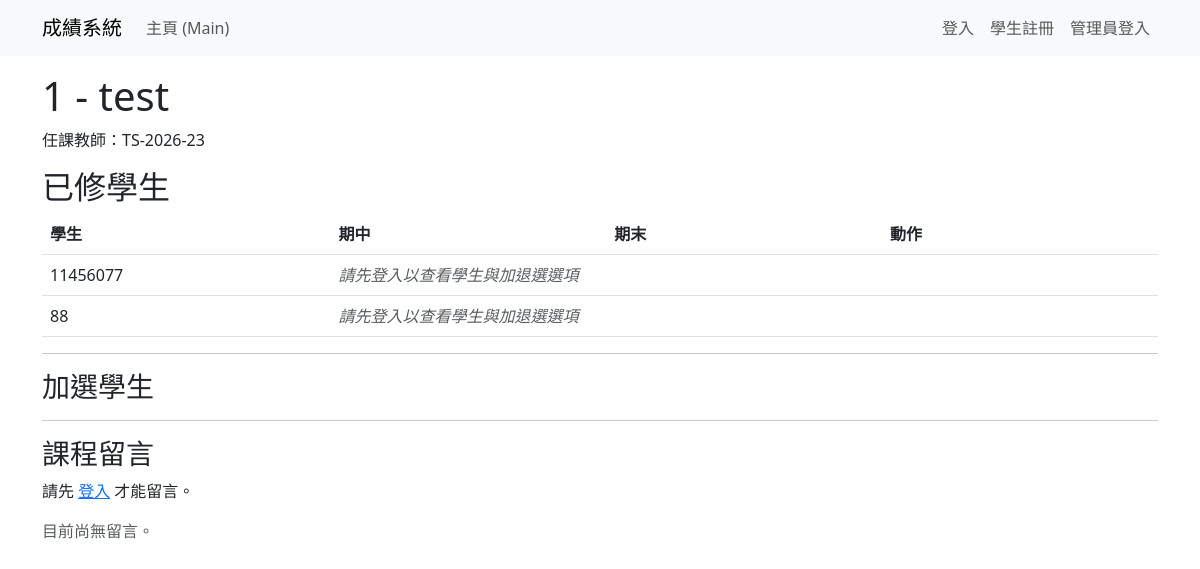
The page /course/9/ on the database as committed earlier.
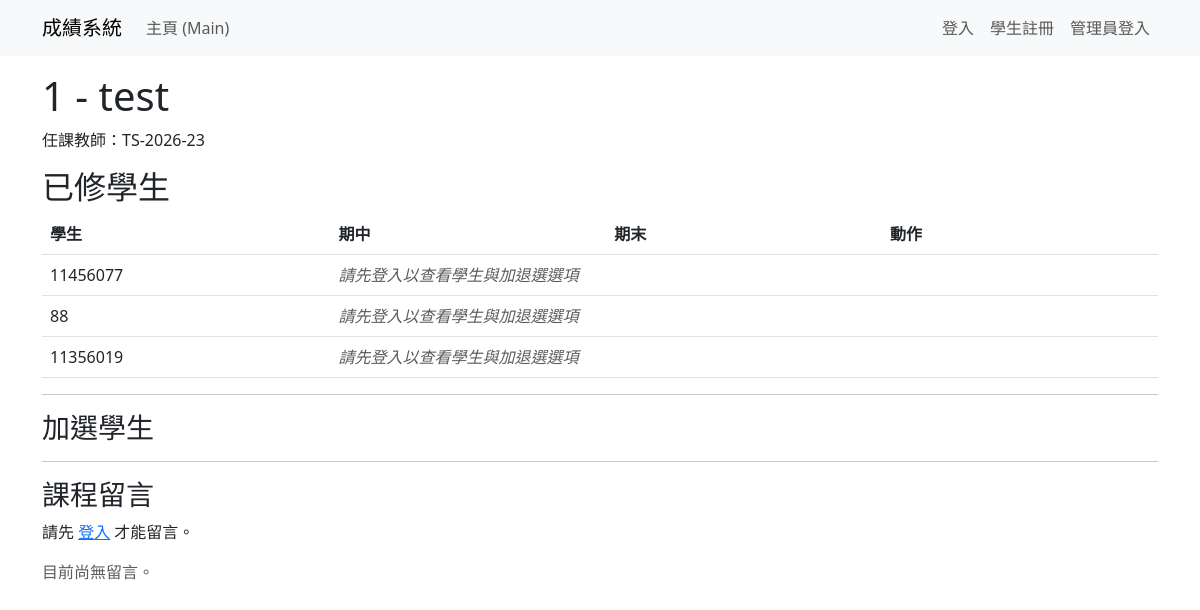
The same page on the database as committed later.
### grades/models.py (models this page shows, shortened)
class Enrollment(models.Model):
    student = models.ForeignKey(User, on_delete=models.CASCADE, verbose_name="學生", related_name='enrollments')
    course = models.ForeignKey(Course, on_delete=models.CASCADE, verbose_name="課程", related_name='enrollments')
    semester = models.CharField(max_length=20, blank=True, default='', verbose_name="學期")
    approved = models.BooleanField(default=False, verbose_name="審核通過")
    requested_at = models.DateTimeField(default=timezone.now, verbose_name="申請時間")
    midterm_grade = models.DecimalField(
        max_digits=7,
        decimal_places=2,
        null=True,
        blank=True,
        verbose_name="期中成績",
        validators=[MinValueValidator(0)],
    )
    final_grade = models.DecimalField(
        max_digits=7,
        decimal_places=2,
        null=True,
        blank=True,
        verbose_name="期末成績",
        validators=[MinValueValidator(0)],
    )
    class Meta:
        verbose_name = "選課紀錄"
        verbose_name_plural = "選課紀錄管理"

### grades/views.py (the view)
# urls.py: path('course/<int:course_id>/', views.course_detail, name='course_detail'),
def course_detail(request, course_id):
    course = get_object_or_404(Course, id=course_id)
    enrollments = Enrollment.objects.filter(course=course).select_related('student')
    enrolled_student_ids = [e.student.id for e in enrollments]
    other_students = User.objects.exclude(id__in=enrolled_student_ids).filter(is_staff=False).order_by('username')
    comments = Comment.objects.filter(course=course).select_related('user').order_by('-created_at')
    comment_form = CommentForm()
    user_profile = getattr(request.user, 'profile', None) if request.user.is_authenticated else None
    return render(request, 'course.html', {
        'course': course,
        'enrollments': enrollments,
        'other_students': other_students,
        'comments': comments,
        'comment_form': comment_form,
        'user_profile': user_profile,
    })

### templates/course.html (shortened to what this page needs)
{% extends "base.html" %}
{% block content %}
<h1>{{ course.code }} - {{ course.name }}</h1>
<p>任課教師：{% if course.teacher %}{{ course.teacher.username }}{% else %}<span class="text-muted">未分配</span>{% endif %}</p>
<h2>已修學生</h2>
{% if enrollments %}
  <table class="table">
    <thead>
      <tr>
        <th>學生</th>
        <th>期中</th>
        <th>期末</th>
        <th>動作</th>
      </tr>
    </thead>
    <tbody>
      {% for e in enrollments %}
        <tr>
          <td>{{ e.student.username }}</td>
          {% if user.is_authenticated %}
            {% if user.is_staff or user == e.student or course.teacher and user == course.teacher %}
            <td>{{ e.midterm_grade|default:'-' }}</td>
            <td>{{ e.final_grade|default:'-' }}</td>
            <td>
              <form method="post" action="{% url 'enroll_course' %}">
                  {% csrf_token %}
                  <input type="hidden" name="course_id" value="{{ course.id }}">
                  <input type="hidden" name="action" value="drop">
                  {% if user.is_staff or course.teacher and user == course.teacher %}
                    <input type="hidden" name="student_id" value="{{ e.student.id }}">
                  {% endif %}
                  <button class="btn btn-sm btn-danger" type="submit">退選</button>
                </form>
            </td>
            {% else %}
            <td colspan="3"><em class="text-muted">僅限本人或授課教師可見</em></td>
            {% endif %}
          {% else %}
            <td colspan="3"><em class="text-muted">請先登入以查看學生與加退選選項</em></td>
          {% endif %}
        </tr>
      {% endfor %}
    </tbody>
  </table>
{% else %}
  <p>尚無學生修課。</p>
{% endif %}
<hr>
<h3>加選學生</h3>
<hr>
<h3>課程留言</h3>
  {% if user.is_authenticated %}
    <form method="post" action="{% url 'add_comment' course.id %}">
    {% csrf_token %}
    {{ comment_form.as_p }}
    <button class="btn btn-primary">留言</button>
  </form>
{% else %}
  <p>請先 <a href="{% url 'login' %}">登入</a> 才能留言。</p>
{% endif %}
  {% if comments %}
  <ul class="list-group mt-3">
    {% for c in comments %}
      <li class="list-group-item">
        <div class="d-flex justify-content-between">
          <div>
            <strong>{{ c.user.username }}</strong> <small class="text-muted">{{ c.created_at }}</small>
            <div>{{ c.content|linebreaks }}</div>
          </div>
          <div>
            {% if c.user == user or user.is_staff %}
              <a href="{% url 'edit_comment' c.id %}" class="btn btn-sm btn-outline-secondary">編輯</a>
              <form method="post" action="{% url 'delete_comment' c.id %}" style="display:inline;">
                {% csrf_token %}
                <button class="btn btn-sm btn-danger" onclick="return confirm('確定刪除?')">刪除</button>
              </form>
            {% endif %}
          </div>
        </div>
      </li>
    {% endfor %}
  </ul>
{% else %}
  <p class="text-muted mt-3">目前尚無留言。</p>
{% endif %}
{% endblock %}

Rows that differ between the two databases and show on the page:
added Enrollment: student.username "11356019"
